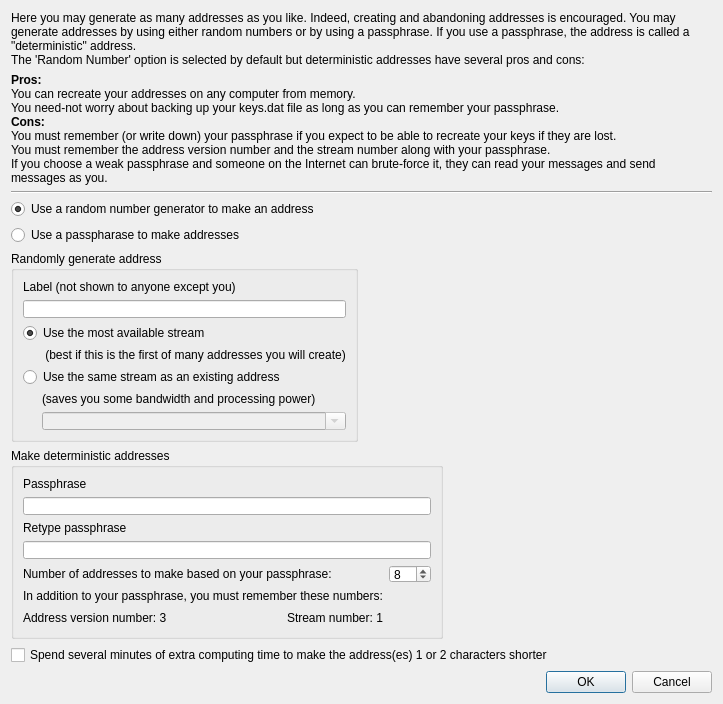
<?xml version="1.0" encoding="UTF-8"?>
<ui version="4.0">
 <class>NewAddressDialog</class>
 <widget class="QDialog" name="NewAddressDialog">
  <property name="geometry">
   <rect>
    <x>0</x>
    <y>0</y>
    <width>723</width>
    <height>704</height>
   </rect>
  </property>
  <property name="windowTitle">
   <string>Create new Address</string>
  </property>
  <layout class="QFormLayout" name="formLayout">
   <property name="fieldGrowthPolicy">
    <enum>QFormLayout::AllNonFixedFieldsGrow</enum>
   </property>
   <item row="0" column="0" colspan="2">
    <widget class="QLabel" name="label">
     <property name="text">
      <string>Here you may generate as many addresses as you like. Indeed, creating and abandoning addresses is encouraged. You may generate addresses by using either random numbers or by using a passphrase. If you use a passphrase, the address is called a &quot;deterministic&quot; address.
The 'Random Number' option is selected by default but deterministic addresses have several pros and cons:</string>
     </property>
     <property name="alignment">
      <set>Qt::AlignBottom|Qt::AlignLeading|Qt::AlignLeft</set>
     </property>
     <property name="wordWrap">
      <bool>true</bool>
     </property>
    </widget>
   </item>
   <item row="2" column="0" colspan="2">
    <widget class="QLabel" name="label_5">
     <property name="text">
      <string>&lt;html&gt;&lt;head/&gt;&lt;body&gt;&lt;p&gt;&lt;span style=&quot; font-weight:600;&quot;&gt;Pros:&lt;br/&gt;&lt;/span&gt;You can recreate your addresses on any computer from memory. &lt;br/&gt;You need-not worry about backing up your keys.dat file as long as you can remember your passphrase. &lt;br/&gt;&lt;span style=&quot; font-weight:600;&quot;&gt;Cons:&lt;br/&gt;&lt;/span&gt;You must remember (or write down) your passphrase if you expect to be able to recreate your keys if they are lost. &lt;br/&gt;You must remember the address version number and the stream number along with your passphrase. &lt;br/&gt;If you choose a weak passphrase and someone on the Internet can brute-force it, they can read your messages and send messages as you.&lt;/p&gt;&lt;/body&gt;&lt;/html&gt;</string>
     </property>
     <property name="wordWrap">
      <bool>true</bool>
     </property>
    </widget>
   </item>
   <item row="4" column="0" colspan="2">
    <widget class="Line" name="line">
     <property name="sizePolicy">
      <sizepolicy hsizetype="Preferred" vsizetype="Fixed">
       <horstretch>0</horstretch>
       <verstretch>0</verstretch>
      </sizepolicy>
     </property>
     <property name="minimumSize">
      <size>
       <width>100</width>
       <height>2</height>
      </size>
     </property>
     <property name="orientation">
      <enum>Qt::Horizontal</enum>
     </property>
    </widget>
   </item>
   <item row="5" column="0" colspan="2">
    <widget class="QRadioButton" name="radioButtonRandomAddress">
     <property name="text">
      <string>Use a random number generator to make an address</string>
     </property>
     <property name="checked">
      <bool>true</bool>
     </property>
     <attribute name="buttonGroup">
      <string notr="true">buttonGroup</string>
     </attribute>
    </widget>
   </item>
   <item row="6" column="0">
    <widget class="QRadioButton" name="radioButtonDeterministicAddress">
     <property name="text">
      <string>Use a passpharase to make addresses</string>
     </property>
     <attribute name="buttonGroup">
      <string notr="true">buttonGroup</string>
     </attribute>
    </widget>
   </item>
   <item row="9" column="0" colspan="2">
    <widget class="QCheckBox" name="checkBoxEighteenByteRipe">
     <property name="text">
      <string>Spend several minutes of extra computing time to make the address(es) 1 or 2 characters shorter</string>
     </property>
    </widget>
   </item>
   <item row="8" column="0">
    <widget class="QGroupBox" name="groupBoxDeterministic">
     <property name="title">
      <string>Make deterministic addresses</string>
     </property>
     <layout class="QGridLayout" name="gridLayout">
      <item row="6" column="0">
       <widget class="QLabel" name="label_9">
        <property name="text">
         <string>Address version number: 3</string>
        </property>
       </widget>
      </item>
      <item row="5" column="0" colspan="3">
       <widget class="QLabel" name="label_8">
        <property name="text">
         <string>In addition to your passphrase, you must remember these numbers:</string>
        </property>
       </widget>
      </item>
      <item row="4" column="3">
       <widget class="QSpinBox" name="spinBoxNumberOfAddressesToMake">
        <property name="minimum">
         <number>1</number>
        </property>
        <property name="value">
         <number>8</number>
        </property>
       </widget>
      </item>
      <item row="0" column="0">
       <widget class="QLabel" name="label_6">
        <property name="text">
         <string>Passphrase</string>
        </property>
       </widget>
      </item>
      <item row="4" column="0" colspan="3">
       <widget class="QLabel" name="label_11">
        <property name="text">
         <string>Number of addresses to make based on your passphrase:</string>
        </property>
       </widget>
      </item>
      <item row="6" column="1">
       <spacer name="horizontalSpacer">
        <property name="orientation">
         <enum>Qt::Horizontal</enum>
        </property>
        <property name="sizeHint" stdset="0">
         <size>
          <width>73</width>
          <height>20</height>
         </size>
        </property>
       </spacer>
      </item>
      <item row="6" column="2">
       <widget class="QLabel" name="label_10">
        <property name="text">
         <string>Stream number: 1</string>
        </property>
       </widget>
      </item>
      <item row="6" column="3">
       <spacer name="horizontalSpacer_2">
        <property name="orientation">
         <enum>Qt::Horizontal</enum>
        </property>
        <property name="sizeHint" stdset="0">
         <size>
          <width>42</width>
          <height>20</height>
         </size>
        </property>
       </spacer>
      </item>
      <item row="2" column="0">
       <widget class="QLabel" name="label_7">
        <property name="text">
         <string>Retype passphrase</string>
        </property>
       </widget>
      </item>
      <item row="3" column="0" colspan="4">
       <widget class="QLineEdit" name="lineEditPassphraseAgain">
        <property name="echoMode">
         <enum>QLineEdit::Password</enum>
        </property>
       </widget>
      </item>
      <item row="1" column="0" colspan="4">
       <widget class="QLineEdit" name="lineEditPassphrase">
        <property name="inputMethodHints">
         <set>Qt::ImhHiddenText|Qt::ImhNoAutoUppercase|Qt::ImhNoPredictiveText</set>
        </property>
        <property name="echoMode">
         <enum>QLineEdit::Password</enum>
        </property>
       </widget>
      </item>
     </layout>
    </widget>
   </item>
   <item row="7" column="0">
    <widget class="QGroupBox" name="groupBox">
     <property name="title">
      <string>Randomly generate address</string>
     </property>
     <layout class="QGridLayout" name="gridLayout_2">
      <item row="0" column="0" colspan="2">
       <widget class="QLabel" name="label_2">
        <property name="text">
         <string>Label (not shown to anyone except you)</string>
        </property>
       </widget>
      </item>
      <item row="1" column="0" colspan="2">
       <widget class="QLineEdit" name="newaddresslabel"/>
      </item>
      <item row="2" column="0" colspan="2">
       <widget class="QRadioButton" name="radioButtonMostAvailable">
        <property name="text">
         <string>Use the most available stream</string>
        </property>
        <property name="checked">
         <bool>true</bool>
        </property>
       </widget>
      </item>
      <item row="3" column="1">
       <widget class="QLabel" name="label_3">
        <property name="text">
         <string> (best if this is the first of many addresses you will create)</string>
        </property>
        <property name="alignment">
         <set>Qt::AlignLeading|Qt::AlignLeft|Qt::AlignTop</set>
        </property>
       </widget>
      </item>
      <item row="4" column="0" colspan="2">
       <widget class="QRadioButton" name="radioButtonExisting">
        <property name="text">
         <string>Use the same stream as an existing address</string>
        </property>
        <property name="checked">
         <bool>false</bool>
        </property>
       </widget>
      </item>
      <item row="5" column="1">
       <widget class="QLabel" name="label_4">
        <property name="text">
         <string>(saves you some bandwidth and processing power)</string>
        </property>
        <property name="alignment">
         <set>Qt::AlignLeading|Qt::AlignLeft|Qt::AlignTop</set>
        </property>
       </widget>
      </item>
      <item row="6" column="0">
       <spacer name="horizontalSpacer_3">
        <property name="orientation">
         <enum>Qt::Horizontal</enum>
        </property>
        <property name="sizeHint" stdset="0">
         <size>
          <width>13</width>
          <height>20</height>
         </size>
        </property>
       </spacer>
      </item>
      <item row="6" column="1">
       <widget class="QComboBox" name="comboBoxExisting">
        <property name="enabled">
         <bool>false</bool>
        </property>
        <property name="editable">
         <bool>true</bool>
        </property>
       </widget>
      </item>
     </layout>
     <zorder>comboBoxExisting</zorder>
     <zorder>label_3</zorder>
     <zorder>radioButtonExisting</zorder>
     <zorder>newaddresslabel</zorder>
     <zorder>label_4</zorder>
     <zorder>radioButtonMostAvailable</zorder>
     <zorder>label_2</zorder>
     <zorder>horizontalSpacer_3</zorder>
    </widget>
   </item>
   <item row="10" column="0" colspan="2">
    <widget class="QDialogButtonBox" name="buttonBox">
     <property name="sizePolicy">
      <sizepolicy hsizetype="MinimumExpanding" vsizetype="MinimumExpanding">
       <horstretch>0</horstretch>
       <verstretch>0</verstretch>
      </sizepolicy>
     </property>
     <property name="minimumSize">
      <size>
       <width>160</width>
       <height>0</height>
      </size>
     </property>
     <property name="orientation">
      <enum>Qt::Horizontal</enum>
     </property>
     <property name="standardButtons">
      <set>QDialogButtonBox::Cancel|QDialogButtonBox::Ok</set>
     </property>
    </widget>
   </item>
  </layout>
 </widget>
 <tabstops>
  <tabstop>radioButtonRandomAddress</tabstop>
  <tabstop>radioButtonDeterministicAddress</tabstop>
  <tabstop>newaddresslabel</tabstop>
  <tabstop>radioButtonMostAvailable</tabstop>
  <tabstop>radioButtonExisting</tabstop>
  <tabstop>comboBoxExisting</tabstop>
  <tabstop>lineEditPassphrase</tabstop>
  <tabstop>lineEditPassphraseAgain</tabstop>
  <tabstop>spinBoxNumberOfAddressesToMake</tabstop>
  <tabstop>checkBoxEighteenByteRipe</tabstop>
  <tabstop>buttonBox</tabstop>
 </tabstops>
 <resources/>
 <connections>
  <connection>
   <sender>buttonBox</sender>
   <signal>accepted()</signal>
   <receiver>NewAddressDialog</receiver>
   <slot>accept()</slot>
   <hints>
    <hint type="sourcelabel">
     <x>580</x>
     <y>644</y>
    </hint>
    <hint type="destinationlabel">
     <x>157</x>
     <y>256</y>
    </hint>
   </hints>
  </connection>
  <connection>
   <sender>buttonBox</sender>
   <signal>rejected()</signal>
   <receiver>NewAddressDialog</receiver>
   <slot>reject()</slot>
   <hints>
    <hint type="sourcelabel">
     <x>580</x>
     <y>650</y>
    </hint>
    <hint type="destinationlabel">
     <x>286</x>
     <y>256</y>
    </hint>
   </hints>
  </connection>
  <connection>
   <sender>radioButtonExisting</sender>
   <signal>toggled(bool)</signal>
   <receiver>comboBoxExisting</receiver>
   <slot>setEnabled(bool)</slot>
   <hints>
    <hint type="sourcelabel">
     <x>60</x>
     <y>349</y>
    </hint>
    <hint type="destinationlabel">
     <x>148</x>
     <y>394</y>
    </hint>
   </hints>
  </connection>
  <connection>
   <sender>radioButtonDeterministicAddress</sender>
   <signal>toggled(bool)</signal>
   <receiver>groupBoxDeterministic</receiver>
   <slot>setShown(bool)</slot>
   <hints>
    <hint type="sourcelabel">
     <x>92</x>
     <y>213</y>
    </hint>
    <hint type="destinationlabel">
     <x>277</x>
     <y>601</y>
    </hint>
   </hints>
  </connection>
  <connection>
   <sender>radioButtonRandomAddress</sender>
   <signal>toggled(bool)</signal>
   <receiver>groupBox</receiver>
   <slot>setShown(bool)</slot>
   <hints>
    <hint type="sourcelabel">
     <x>72</x>
     <y>189</y>
    </hint>
    <hint type="destinationlabel">
     <x>68</x>
     <y>268</y>
    </hint>
   </hints>
  </connection>
 </connections>
 <buttongroups>
  <buttongroup name="buttonGroup"/>
 </buttongroups>
</ui>
